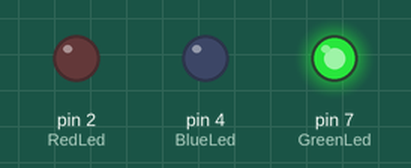
Simulated run of this sketch. Board: Arduino Uno, built with avr-gcc and run on an emulated ATmega328P. Shown: output pins drawn as LEDs (lit = HIGH).

Above: at 0.3 s.
At 3.3 s:
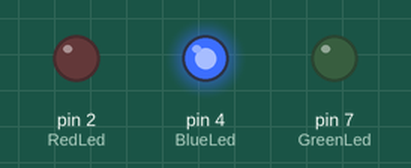
At 5.12 s:
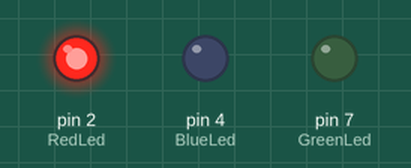
At 6.87 s:
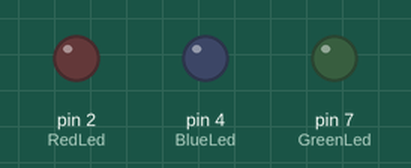
Timing chart, 0 to 7.8 s (numbered marks = the images above):
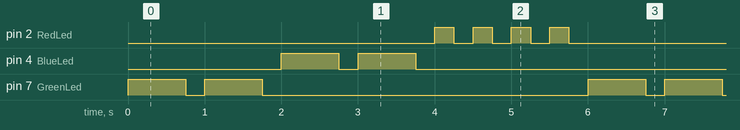

The sketch:

led_blink.ino
```cpp
//Blinking LEDS to spell MMH in Morse Code
int GreenLed = 7;
int BlueLed = 4;
int RedLed = 2;
int Unit = 250;
int Dash = Unit * 3;


void setup() {
  // put your setup code here, to run once:
  pinMode(GreenLed, OUTPUT);
  pinMode(BlueLed, OUTPUT);
  pinMode(RedLed, OUTPUT);

}

void loop() {
  // put your main code here, to run repeatedly:


  for (int i =1; i <=2 ; i++){
  digitalWrite(GreenLed,HIGH);
  delay(Dash);
  digitalWrite(GreenLed,LOW);
  delay(Unit);}

   for (int i =1; i <=2 ; i++){
  digitalWrite(BlueLed,HIGH);
  delay(Dash);
  digitalWrite(BlueLed,LOW);
  delay(Unit);}

  for (int i = 1; i <=4; i++){
    digitalWrite(RedLed,HIGH);
    delay(Unit);
    digitalWrite(RedLed, LOW);
    delay(Unit);

  }


}
```

Measured:
- by itself, pin 2 (RedLed): repeats every 6.0 s: 3 × (LOW 0.25 s, HIGH 0.25 s), LOW 4.3 s, HIGH 0.25 s
- by itself, pin 4 (BlueLed), pin 7 (GreenLed): repeats every 6.0 s: LOW 0.25 s, HIGH 0.75 s, LOW 4.3 s, HIGH 0.75 s
- by itself, everything shown: repeats every 6.0 s, in 16 steps
